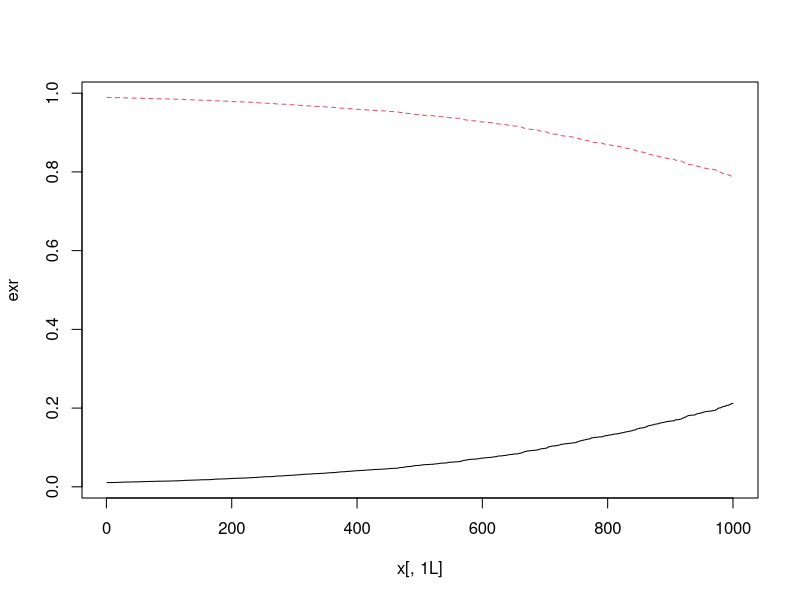
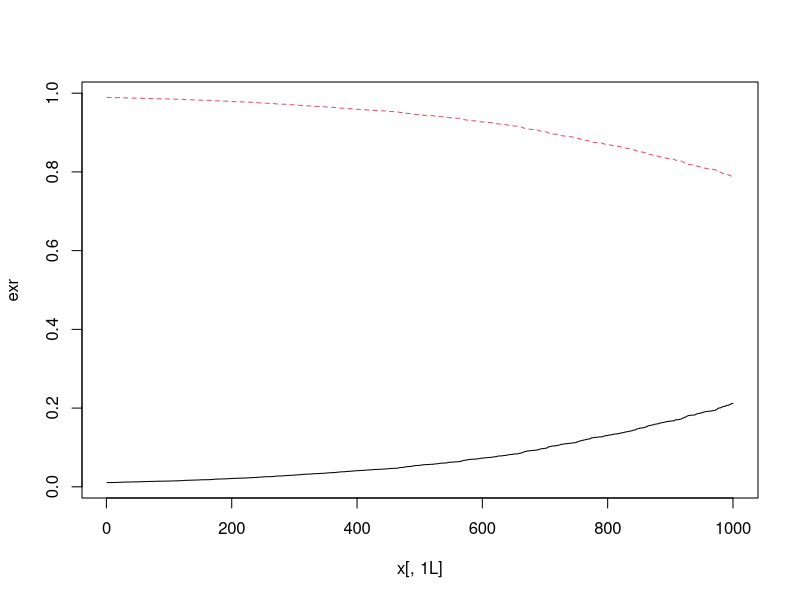
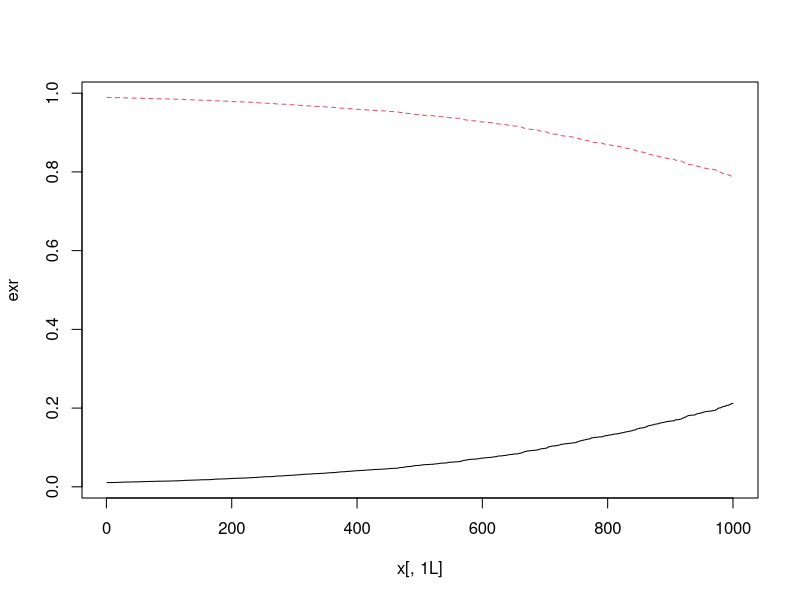
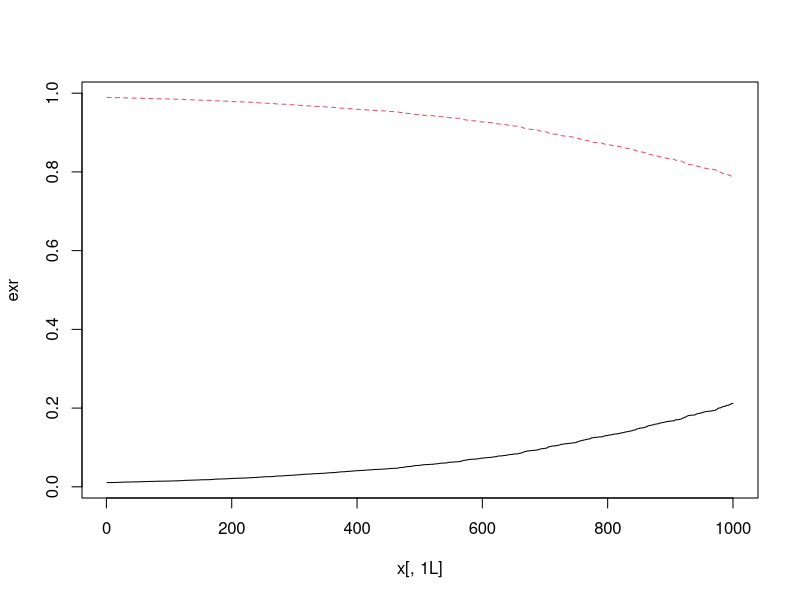
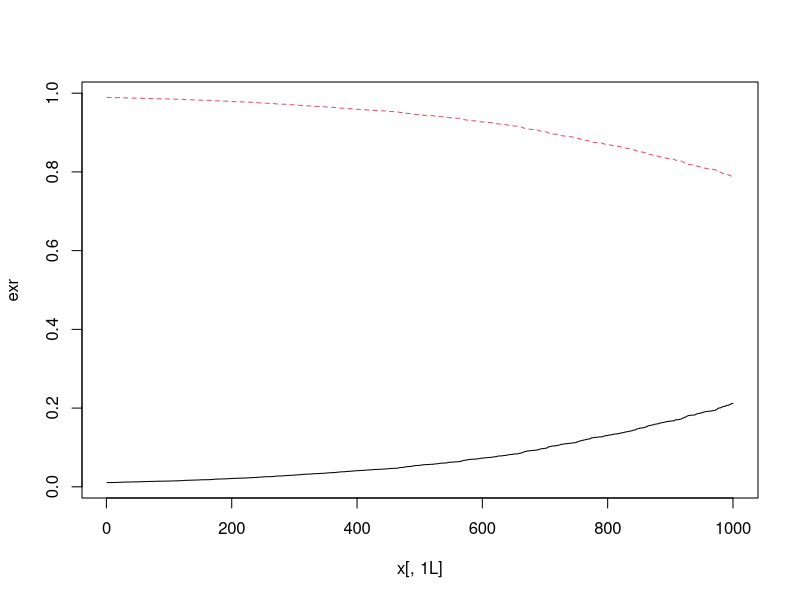
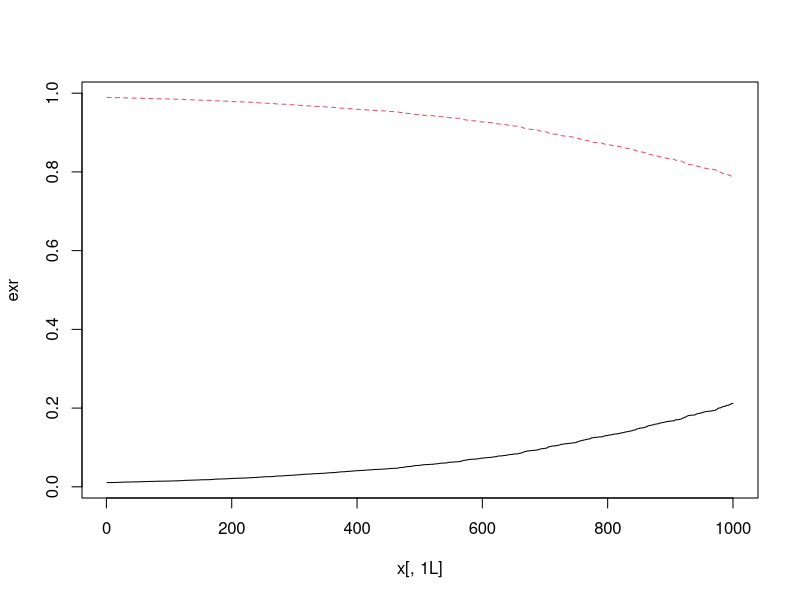
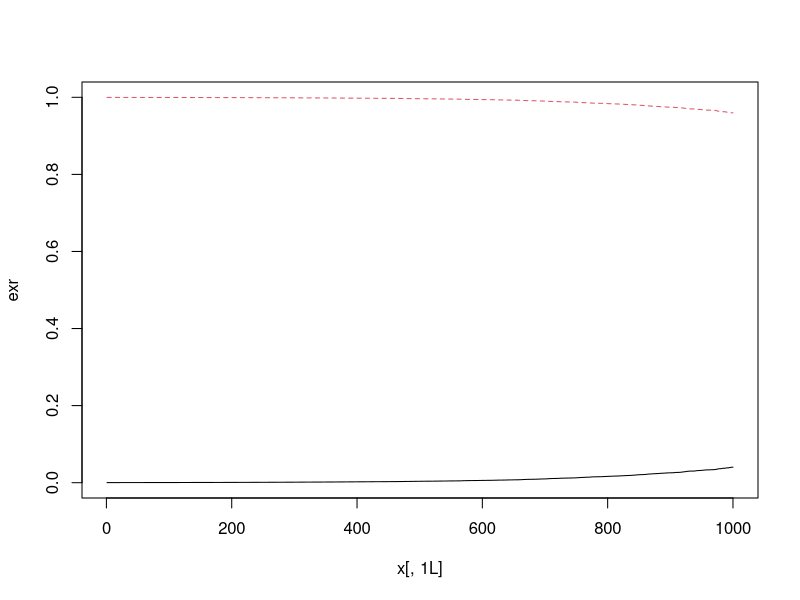
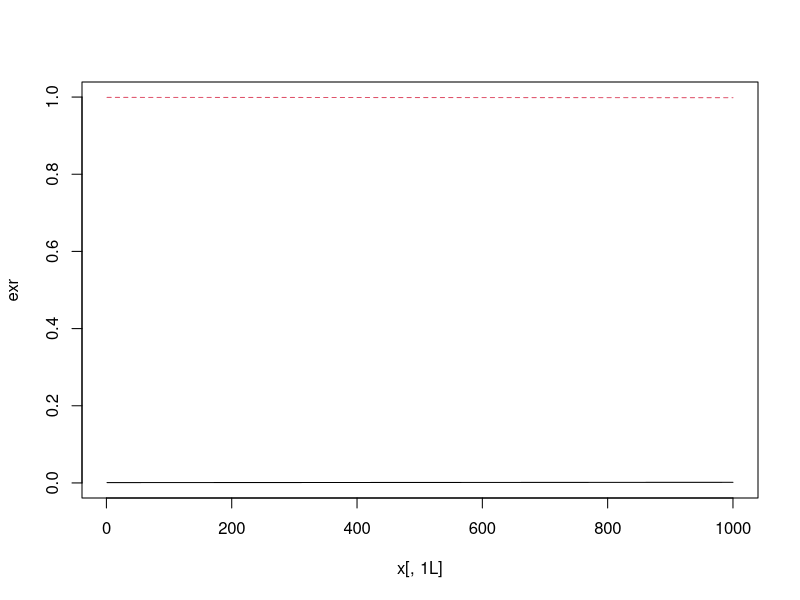

R code for these plots, in order:
library(mvtnorm)
library(MASS)
options(error=dump.frames)

# t - registered time, no censorship, nx1
# t.l, t.u - lower and upper bounds in interval-censored data, nx1 each 
# if data is uncensored, they should be equal (but only t.l is used)
# right.censored - indicator, nx1
# interv.censored - indicator, nx1
# X covariates - nxp
# w - simulated latent times, nx1
# Z - indicator of latent component, n x J
# beta - coeffcients of AFT models, J x p
# sigma - sigma of AFT models, J x 1 
# rho - coefficients of logistic link, J x p

moaftme.sampler <- function(t.l, t.u, right.censored, int.censored, X, J, M, 
        n0, S0, b0, B0, tune) {
    n <- nrow(X)
    p <- ncol(X)

    # samples
    w.samples <- matrix(NA, nrow=M, ncol=n)
    Z.samples <- array(NA, c(M, n, J))
    sigma.samples <- matrix(nrow=M, ncol=J)
    # usar B0
    beta.samples <- array(NA, c(M, J, p))
    rho.samples <- array(NA, c(M, J, p))

    # initial sampling
    Z.samples[1,,] <- t(rmultinom(n, 1, rep(1/J, J)))
    beta.samples[1,,] <- matrix(rnorm(p*J, mean=0, sd=1), ncol=p)
    rho.samples[1,,] <- matrix(rnorm(p*J, mean=0, sd=1), ncol=p)
    # set first col to zero for identifiability
    rho.samples[1,1,] <- matrix(0, nrow=p, ncol=1)
    #sigma.samples[1,] <- matrix(1/rgamma(J, n0/2, n0*S0/2), nrow=1)
    sigma.samples[1,] <- matrix(1, nrow=1, ncol=J)
    w.samples[1,] <- matrix(0, nrow=n)

    accepts <- rep(0, J)

    alpha0 <- 1
    lambda0 <- 1
    gamma0 <- 10

    accepts <- list(beta=0,rho=0,sigma=0) 
    
    # main loop
    for (m in 2:M) {
        print(m)

        #w.samples[m,] <- sample.w(t.l, t.u, right.censored, int.censored,
        #        Z.samples[m-1,,],
        #        X,
        #        beta.samples[m-1,,],
        #        sigma.samples[m-1,])

        w.samples[m,] <- sample.w.2(t.l, t.u, right.censored, int.censored,
                X,
                beta.samples[m-1,,],
                rho.samples[m-1,,],
                sigma.samples[m-1,])

        Z.samples[m,,] <- sample.z(w.samples[m,], X,
                beta.samples[m-1,,], 
                rho.samples[m-1,,],
                sigma.samples[m-1,])
        #print (Z.samples[m,,])
        
        if (any(colSums(Z.samples[m,,])==0)) {
        }

        # sample.beta uses log of time
        #Y <- log(w.samples[m,])
        #out <- sample.beta(Y, X, Z.samples[m,,], n0, S0, b0, B0)
        #out <- sample.beta.2(Y, X, Z.samples[m,,])
        out <- sample.beta.3(w.samples[m,], X, Z.samples[m,,], 
                beta.samples[m-1,,], sigma.samples[m-1,], 
                alpha0, lambda0, tune$beta, tune$sigma) 

        accepts$beta <- accepts$beta + out$accept.beta
        accepts$sigma <- accepts$sigma + out$accept.sigma

        beta.samples[m,,] <- out$beta
        sigma.samples[m,] <- out$sigma
        
        out <- sample.rho(X, Z.samples[m,,], rho.samples[m-1,,], gamma0, tune$rho)
        rho.samples[m,,] <- out$rho

        accepts$rho <- accepts$rho + out$accept
    }

    accepts$sigma <- (accepts$sigma*100)/m
    accepts$beta <- (accepts$beta*100)/m
    accepts$rho <- (accepts$rho*100)/m

    list(w.samples=w.samples,Z.samples=Z.samples,sigma.samples=sigma.samples,
            beta.samples=beta.samples,rho.samples=rho.samples,accepts=accepts)
}

# return .w, 1xp matrix of pseudo-observations
sample.w <- function(t.l, t.u, right.censored, int.censored, Z, X,
        .beta, .sigma) {
    # convert from 0,1 to T,F
    Z <- (Z == 1)
    # by default (no censorship) .w[i] = t.l
    .w <- t.l
    for (i in 1:nrow(t.l)) {
        xtb <- crossprod(X[i,], .beta[Z[i,],])
        s <- .sigma[Z[i,]]
        if (int.censored[i]==1) {
            FlFu <- plnorm(c(t.l[i], t.u[i]), xtb, s)
            # handle case when Fl and Fu ~ 1
            if (FlFu[1] > (1-1e-6)) {
                .w[i] <- runif(1, t.l[i], t.u[i])
            } else {
                .w[i] <- qlnorm(runif(1, FlFu[1], FlFu[2]), xtb, s)
            }
        } else if (right.censored[i]==1) {
            Fl <- plnorm(t.l[i], xtb, s)
            .w[i] <- qlnorm(runif(1, Fl, 1 ), xtb, s)
            .w[i] <- ifelse(is.infinite(.w[i]), t.l[i], .w[i])
        }
        #print(.w[i])
        if (is.infinite(.w[i])) {
            print('Infinite')
        }
        if (is.nan(.w[i])) {
            print('nan')
        }
        if (is.infinite(.w[i]) || is.nan(.w[i])) {
            print(.beta[Z[i,],])
            print(s)
            print(xtb)
            print(sprintf("i=%d, Fl=%f, Fu=%f, rc=%d", i, plnorm(t.l[i], xtb, s), plnorm(t.u[i], xtb, s), right.censored[i]))
        }
 
    }
    .w
}

dF.i <- function(t.i, x.i, .beta, .rho, .sigma) {
    .p <- exp(tcrossprod(x.i, .rho))
    .p <- .p/repmat(rowSums(.p), 1, ncol(.p))
    tcrossprod(.p,plnorm(t.i, tcrossprod(x.i,.beta) ,.sigma))
}

sample.w.2 <- function(t.l, t.u, right.censored, int.censored, X,
        .beta, .rho, .sigma) {
    # by default (no censorship) .w[i] = t.l
    .w <- t.l
    for (i in 1:nrow(t.l)) {
        if (int.censored[i]==1) {
            Fl <- dF.i(t.l[i], X[i,], .beta, .rho, .sigma)
            Fu <- dF.i(t.u[i], X[i,], .beta, .rho, .sigma)
            Fw <- runif(1, Fl, Fu) 
            if (Fl[1] > (1-1e-6)) {
                .w[i] <- runif(1, t.l[i], t.u[i])
                next
            }
            f.tmp <- function(w) {
                Fw-dF.i(w, X[i,], .beta, .rho, .sigma)
            }

            #t. <- seq(0, 13, length.out=1000) 
            #.p <- exp(tcrossprod(X[i,], .rho))
            #.p <- .p/repmat(rowSums(.p), 1, ncol(.p))
            #F1 <- .p[1]*plnorm(t., crossprod(X[i,],.beta[1,]) ,.sigma[1])
            #F2 <- .p[2]*plnorm(t., crossprod(X[i,],.beta[2,]) ,.sigma[2])
            #Ft. <- apply(as.matrix(t.), 1,function(w) {dF.i(w, X[i,], .beta, .rho, .sigma)})
            #matplot(t., cbind(F1, F2, Ft.), type='l')

            .w[i] <- uniroot(f.tmp, lower=t.l[i], upper=t.u[i])$root
        } else if (right.censored[i]==1) {
            Fl <- dF.i(t.l[i], X[i,], .beta, .rho, .sigma)
            Fw <- runif(1, Fl, 1)
            f.tmp <- function(w) {
                Fw-dF.i(w, X[i,], .beta, .rho, .sigma)
            }

            #t. <- seq(0, 13, length.out=1000) 
            #.p <- exp(tcrossprod(X[i,], .rho))
            #.p <- .p/repmat(rowSums(.p), 1, ncol(.p))
            #F1 <- .p[1]*plnorm(t., crossprod(X[i,],.beta[1,]) ,.sigma[1])
            #F2 <- .p[2]*plnorm(t., crossprod(X[i,],.beta[2,]) ,.sigma[2])
            #Ft. <- apply(as.matrix(t.), 1,function(w) {dF.i(w, X[i,], .beta, .rho, .sigma)})
            #matplot(t., cbind(F1, F2, Ft.), type='l')
            print(sprintf("%f %f %f %f ",Fl, Fw, f.tmp(t.l[i]), f.tmp(999)))

            .w[i] <- try(uniroot(f.tmp, lower=t.l[i], upper=1e5)$root, TRUE)
            if (class(.w[i])=="character") {
                .w[i] <- t.l[i]
            }
            #.w[i] <- uniroot(f.tmp, lower=t.l[i], upper=1e5)$root
            .w[i] <- ifelse(is.infinite(.w[i]), t.l[i], .w[i])
        }
    }
    .w
}

# return nxJ matrix Z where Z[i,j]=1 indicates obs. i comes from component j
sample.z <- function(w, X, .beta, .rho, .sigma) {
    # .p: nxj matrix where .p(i,j) = p(x.i, rho.j)
    xtr <- tcrossprod(X, .rho)
    # logs to (try to) avoid overflow
    .p <- exp(xtr - repmat(log(rowSums(exp(xtr))), 1, nrow(.rho)))

    # .f: nxj matrix where .f(i,j) = .f_j(x.i, .beta.j) 
    .f <- dlnorm(repmat(w, 1, ncol(.p)), tcrossprod(X,.beta), repmat(matrix(.sigma,nrow=1), nrow(X), 1))
    # h: nxj matrix where

    #hist(w, 20)
    #print(w)
    #print (.f)

    h <- matrix(1, nrow=nrow(.p), ncol=ncol(.p))
    for (j in 1:ncol(.p)) {
        for (j2 in 1:ncol(.p)) {
            if (j2 != j) {
                h[,j] <- h[,j] + (.p[,j2]*.f[,j2])/(.p[,j]*.f[,j])
            }
        }
    }
    h <- 1/h

    #h <- .f * .p

    if (any(is.nan(h))) {
        #print("nan")
        #print(xtr)
        ##print(rowSums(exp(xtr)))
        #print(.p)
        #print(.f)
    }

    Z <- matrix(nrow=nrow(X), ncol=nrow(.beta))
    for (i in 1:nrow(X)) {
        Z[i,] <- rmultinom(1, 1, h[i,])
    }
    Z
}

# Y: log(w)
# z: column of memberships for jth component
sample.beta <- function(Y,X,Z,n0,S0,b0,B0) {

    #J x p
    out.beta <- matrix(NA, nrow=ncol(Z), ncol=ncol(X))
    #1 x J
    out.sigma <- matrix(NA, nrow=1, ncol=ncol(Z))
    for (j in 1:nrow(out.beta)) {
        #out <- sample.beta.j(Y, X, Z.samples[m,,j], sigma.samples[m-1,j]^2, n0, S0, b0, B0)  
        #sigma.samples[m,j] <- sqrt(out$sig2j)
        #beta.samples[m,j,] <- t(out$beta.j)
        X.s<- matrix(X[Z[,j]==1,],nrow=sum(Z[,j]) ,ncol=ncol(X))
        Y.s<- Y[Z[,j]==1]
        .n <-nrow(X.s)
        p <- ncol(X.s)
        b0<-matrix(0,ncol(X.s),1)
        B0<-1000*diag(ncol(X.s))
        B1<- ginv(ginv(B0) + t(X.s) %*% X.s)
        b1<-B1%*%(ginv(B0)%*%b0 + t(X.s)%*%Y.s)
        beta.h<- ginv(t(X.s)%*% X.s ) %*% t(X.s) %*% Y.s
        n1<-n0 + .n
        #beta.j<- t(rmvt(1,B1,n1)) + b1
        beta.j<- t(rmvt(1,B1,n1)) + b1
        S2 <- t(Y.s)%*% ( diag(.n) - X.s%*%ginv(t(X.s)%*% X.s)%*%t(X.s) )%*% Y.s / (.n - ncol(X.s))
        n1S1<-n0*S0 + (.n-p)*S2[1,1] + t(beta.h - b0)%*% ginv( B0 + ginv(t(X.s)%*%X.s) ) %*% (beta.h -b0)
        out.sigma[j] <- sqrt(1/ rgamma(1,n1/2,n1S1/2))
        out.beta[j,] <- beta.j 
        #while (is.nan(sigma.j))  {
        #    sigma.j <- 1/ rgamma(1,n1/2,n1S1/2)
        #}
    }
    list(beta=out.beta,sigma=out.sigma)
}

sample.beta.2 <- function(Y, X, Z) {
    #J x p
    out.beta <- matrix(NA, nrow=ncol(Z), ncol=ncol(X))
    #1 x J
    out.sigma <- matrix(NA, nrow=1, ncol=ncol(Z))

    # 0,1 -> T,F for indexing
    Z <- (Z==1)
    for (j in 1:nrow(out.beta)) {
        X.s <- X[Z[,j],]
        Y.s <- matrix(Y[Z[,j]],ncol=1)
        fit = lm(Y.s ~ 0 + X.s)
        .beta.hat <- matrix(fit$coef, c(1, fit$rank))
        s2 <- sum(fit$residuals^2)/fit$df.residual
        shape <- fit$df.residual/2
        rate <- fit$df.residual/2 * s2
        vbeta <- vcov(fit)/s2
        out.sigma[j] <- sqrt(1/rgamma(1, shape=shape, rate=rate))
        print(.beta.hat)
        print(vbeta)
        .beta <- mvrnorm(1, rep(0, ncol(.beta.hat)), vbeta) 
        out.beta[j,] <- .beta.hat + .beta * out.sigma[j]
    }
    #log.post <- function(.beta) {
    #    P1 <- X %*% solve(t(X.s) %*% X) %*% t(X)
    #    -(p+1)/2 * log(n+1) - n/2 * log(t(y) %*% y -n/(n+1) * t(y) %*% P1 %*% y - 1/(n+1) * t(.beta) %*% t(X) %*% P1 %*% X %*% .beta)
    #}
    list(beta=out.beta, sigma=out.sigma)
}

sample.beta.3 <- function(w, X, Z, .beta, .sigma, 
        alpha0, lambda0, tune.beta, tune.sigma) {

    n <- nrow(X)
    p <- ncol(X)
    J <- ncol(Z)

    #out.beta <- matrix(NA, nrow=J, ncol=p)
    #out.sigma <- matrix(NA, nrow=1, ncol=J)
    cand.beta <- .beta
    cand.sigma <- .sigma

    sumlogw <- t(as.matrix(rep(sum(log(w)), J)))

    log.post <- function(w.s, X.s, .b, .t) {
        # s: log posteriors of a beta matrix (J rows) and sigma vector (J)
        # as a vector of length J
        s <- ((alpha0 + n)/2 - 1)*log(.t)
        s <- s + (-.t/2) * colSums((tcrossprod(X, .b) - repmat(log(w), 1, J))^2)
        s <- s + t(as.matrix(diag(crossprod(.b)))) + lambda0
        s <- s - sumlogw
        sum(s)
    }

    Z <- (Z==1)
    accept.beta <- 0
    for (j in 1:J) {
        if (!any(Z[,j])) {
            next
        }
        w.s <- X[Z[,j],]
        X.s <- matrix(w[Z[,j]],ncol=1)
        .tau <- 1/.sigma
        cand.beta[j,] <- rmvnorm(1, .beta[j,], diag(p)*tune.beta)
        # vector of ratios, 1xJ
        ratio <- exp(log.post(w.s, X.s, cand.beta, .tau) - log.post(w.s, X.s, .beta, .tau)) 
        if (runif(1) < ratio) {
            # incorporate change in current beta
            .beta[j,] <- cand.beta[j,]
            accept.beta <- accept.beta + 1
        } else {
            # revert change
            cand.beta[j,] <- .beta[j,]
        }
    }

    accept.sigma <- 0
    for (j in 1:J) {
        if (!any(Z[,j])) {
            next
        }
        w.s <- X[Z[,j],]
        X.s <- matrix(w[Z[,j]],ncol=1)
        cand.sigma[j] <- rlnorm(1, .sigma[j], tune.sigma) 
        ratio <- exp(log.post(w.s, X.s, cand.beta, 1/cand.sigma) - log.post(w.s, X.s, .beta, 1/.sigma)) 
        if (runif(1) < ratio) {
            .sigma[j] <- cand.sigma[j]
            accept.sigma <- accept.sigma + 1
        } else {
            cand.sigma[j] <- .sigma[j]
        }
    }

    list(beta=.beta,sigma=.sigma,accept.beta=accept.beta,accept.sigma=accept.sigma)
}


# .rho: rho matrix Jxp
# tune: variance of proposal distrib
#  Z: nxJ membership matrix
# returns 1
sample.rho <- function(X, Z, .rho, gamma0, tune) {
    n <- nrow(X)
    p <- ncol(X)
    J <- ncol(Z)
    # log posteriors of rows of a rho matrix
    # as a vector of length J
    log.post <- function(r) {
        # TODO flatness for log.pri as parameter
        log.pri <- dmvnorm(r, rep(0, p), gamma0*diag(p),log=TRUE)
        exr <- exp(tcrossprod(X, r))
        exr <- exr/repmat(rowSums(exr), 1, ncol(exr))
        log.lik <- colSums(log(exr))
        log.lik + log.pri
    }

    cand.rho <- matrix(0, nrow=nrow(.rho), ncol=ncol(.rho))
    # note we leave first row in 0 for identifiablity
    for (j in 2:nrow(.rho)) {
        cand.rho[j,] <- rmvnorm(1, .rho[j,], tune*diag(ncol(.rho)))
    }

    # vector of ratios, 1xJ
    ratio <- exp(log.post(cand.rho) - log.post(.rho)) 

    accept <- 0
    for (j in 2:nrow(.rho)) {
        if (runif(1) < ratio[j]) {
            accept <- accept + 1
            .rho[j,] <- cand.rho[j,] 
        } 
    }

    exr <- exp(tcrossprod(X, .rho))
    exr <- exr/repmat(rowSums(exr), 1, ncol(exr))
    matplot(y=exr, type='l')
    #matplot(t(.rho), type='l')
    list(rho=.rho,accept=accept)
}

# matlab-like
repmat <- function(a,n,m) { kronecker(matrix(1, n, m), a) }

# F(t_i | x_i, theta)
sim.data <- function(plot=FALSE) {
    n <- 1000
    X <- matrix(sort(runif(n, -2, 2)),ncol=1)
    .beta <- matrix(c(1,-1), nrow=2)
    .rho <- matrix(c(16, 8), nrow=2)
    .sigma <- matrix(c(.2, .1), nrow=1)
    .p <- 1/(1+exp(-.rho[1]*X))
    z <- rbinom(length(X), 1,  .p) 
    t0 <- exp(.beta[1]*X[z==0])*exp(rnorm(sum(z==0))*.sigma[1]) 
    t1 <- exp(.beta[2]*X[z==1])*exp(rnorm(sum(z==1))*.sigma[2]) 
    if (plot) {
        plot(X, .p, type="l", ylab="t", col="green", xlim=c(-2,2), ylim=c(0, 2))
        points(X[z==0], t0, col="blue", xlim=c(-2,2))
        points(X[z==1], t1, col="red",  xlim=c(-2,2))
        #dev.print(device=pdf,"simdata.pdf")
    }
    t.l <- matrix(c(t0, t1),ncol=1)
    t.u <- t.l
    right.censored <- rep(0, n)
    int.censored <- rep(0,n)
    list(t.l=t.l,t.u=t.u,
            right.censored=right.censored,
            int.censored=int.censored,
            z=z,
            beta=.beta,
            rho=.rho,
            sigma=.sigma,
            X=X)
}

test.sample.z <- function() {
    d <- sim.data() 
    # use uncensored data
    w <- d$t.l
    z <- sample.z(w, d$X, d$beta, d$rho, d$sigma)
    print(d$z)
    print(z)
}

test.sample.w <- function() {
    n <- 40
    X <- matrix(0.1, nrow=n)
    x.i <- X[1,]
    .beta <- matrix(c(1), nrow=1)
    .sigma <- matrix(c(.2), nrow=1)

    t. <- seq(0, 2, 0.001) 
    Z <- matrix(1,nrow=nrow(X))

    # all int censored
    rc <- rep(0, length(t.))
    ic <- rep(1, length(t.))

    l <- 1.0
    u <- 1.4
    t.l <- matrix(rep(l, nrow(X)), ncol=1)
    t.u <- matrix(rep(u, nrow(X)), ncol=1)
    w <- sample.w(t.l, t.u, rc, ic, Z, X, .beta, .sigma) 

    xtb <- x.i*.beta
    sdlog <- .sigma
    F. <- plnorm(t., xtb, sdlog)
    f. <- dlnorm(t., xtb, sdlog)

    plot(t., F., type='l', col="red", xlim=c(0, max(t.)))
    lines(t., f./2, col="black", lty=4)
    lines(c(l, l), c(0, 10), col="gray")
    lines(c(u, u), c(0, 10), col="gray")
    Fl <- plnorm(l, xtb, sdlog)
    Fu <- plnorm(u, xtb, sdlog)
    Fw <- plnorm(w, xtb, sdlog)
    lines(c(0, max(t.)), c(Fl, Fl), col="green")
    lines(c(0, max(t.)), c(Fu, Fu), col="blue")
    points(w, rep(0, length(w)), pch='|')
    points(rep(0, length(Fw)), Fw, pch='-')
    #dev.print(device=pdf,"samplew.pdf")
}

test.sample.beta.j <- function() {
    z<-sample(c(0,1),size=1000,prob=c(0.4, 0.6) ,replace=T)
    X<-cbind(1,rnorm(1000))
    b<-matrix(c(2,5),2,1)
    Y<-X %*% b + rnorm(1000)

    sample.beta.j(Y,X,z,sig2j=3,n0=1,S0=2,b0=matrix(0,2,1),B0=100*diag(2))
}

test.sample.rho <- function() {
    d <- sim.data() 
    # use uncensored data
    w <- d$t.l
    tune <- 1
    Z <- sample.z(w, d$X, d$beta, d$rho, d$sigma)
    .rho <- matrix(c(2, 3), ncol=1) 
    for (i in 1:100) {
        out <- sample.rho(d$X, Z, .rho, tune)
        .rho <- out$rho
        #print(out$accept)
        #print(.rho)
    }
}

test.sampler.1 <- function() {
    n0 <- 1
    S0 <- diag(100)
    b0 <- 1
    B0 <- 1
    tune <- list(sigma=0.005, beta=0.005, rho=5)
    M <- 1000
    J <- 2

    sim <- sim.data()
    X <- cbind(rep(1,nrow(sim$X)), sim$X)

    rc <- sim$right.censored
    ic <- sim$int.censored

    out <- moaftme.sampler(sim$t.l, sim$t.u, rc, ic, X, J, M, 
        n0=1, S0=2, b0=matrix(0,2,1), B0=100*diag(2), tune)

    #out <- moaftme.MCEM(sim$t.l, sim$t.u, rc, ic, X, J, M)
    out
}

test.sampler.2 <- function() {
    n0 <- 1
    S0 <- diag(100)
    b0 <- 1
    B0 <- 1
    tune <- list(sigma=1, beta=1, rho=50)
    M <- 3000
    J <- 2

    d <- read.table('flourbeetle.txt', header=TRUE)

    X <- model.matrix(~ X1, d)

    rc <- d$rc
    ic <- d$ic
    t.l <- matrix(d$t.l,ncol=1)
    t.u <- matrix(d$t.u,ncol=1)

    #out <- moaftme.sampler(t.l, t.u, rc, ic, X, J, M, 
    #    n0=1, S0=2, b0=matrix(0,2,1), B0=100*diag(2), tune)
    out <- moaftme.MCEM(t.l, t.u, rc, ic, X, J, M)
    out
}

moaftme.MCEM <- function(t.l, t.u, right.censored, int.censored, X, J, M) {

    n <- nrow(X)
    p <- ncol(X)
    .rho.t <- rnorm(p*(J-1))
    .beta.t <- rnorm(p*J)
    .sigma.t <- rep(1, J)
    .theta.t <- c(.rho.t, .beta.t, .sigma.t)
    M <- 4
    max.itr <- 10
    for (i in 1:max.itr) {
        #browser()
        .rho.t <- matrix(c(rep(0, p),.theta.t[1:((J-1)*p)]), nrow=J, byrow=TRUE)
        .beta.t <- matrix(.theta.t[((J-1)*p+1):((2*J-1)*p)], nrow=J, byrow=TRUE)
        .sigma.t <- matrix(.theta.t[((2*J-1)*p+1):((2*J-1)*p+J)], nrow=1, byrow=TRUE)
        Q <- function(theta) {
            .rho <- matrix(c(rep(0, p),theta[1:((J-1)*p)]), nrow=J, byrow=TRUE)
            .beta <- matrix(theta[((J-1)*p+1):((2*J-1)*p)], nrow=J, byrow=TRUE)
            .sigma <- matrix(theta[((2*J-1)*p+1):((2*J-1)*p+J)], nrow=1, byrow=TRUE)

            xtr.t <- tcrossprod(X, .rho.t)
            xtr <- tcrossprod(X, .rho)
            .p.t <- exp(xtr.t - repmat(log(rowSums(exp(xtr.t))), 1, nrow(.rho.t)))
            log.p <- xtr - repmat(log(rowSums(exp(xtr))), 1, nrow(.rho))

            res <- 0
            for (m in 1:M) {
                w <- sample.w.2(t.l, t.u, right.censored, int.censored, X,
                .beta, .rho, .sigma)
                .f.t <- dlnorm(repmat(w, 1, ncol(.p.t)), tcrossprod(X,.beta.t), repmat(matrix(.sigma.t,nrow=1), nrow(X), 1))
                .h.t <- (.p.t * .f.t)/repmat(rowSums(.p.t * .f.t), 1, ncol(.p.t))

                log.f <- dlnorm(repmat(w, 1, ncol(log.p)), tcrossprod(X,.beta), repmat(matrix(.sigma,nrow=1), nrow(X), 1), log=TRUE)
                res <- res + sum(.h.t * (log.p + log.f))
            }
            -res
        }
        out <- nlminb(.theta.t, Q, lower=c(rep(-Inf, (2*J-1)*p), rep(1e-6, J)))
        .theta.t <- out$estimate
        print (.theta.t)
    }
    out
}

#test.sample.beta.j()
#test.sampler.1()
#out <- test.sampler.2()

if (FALSE) {
    ts.plot(out$beta[,1,1])
    plot(density(out$beta[,1,1]))
    ts.plot(out$beta[,1,2])
    ts.plot(out$beta[,2,1])
    ts.plot(out$beta[,2,2])
    ts.plot(out$sigma[,1])
    plot(density(out$sigma[,1]))
    ts.plot(out$sigma[,1])
    ts.plot(out$sigma[,2])
    ts.plot(out$rho[,2,1])
    ts.plot(out$rho[,3,1])
    matplot(cbind(out$beta[,1,1], 10*out$sigma[,1]), type='l')
    matplot(out$beta[,1,1:2], type='l')
    matplot(out$rho[,1,1:2], type='l')
    matplot(out$rho[,2,1:2], type='l')
}

#test.sample.rho()
#test.sample.w()
#test.sample.z()
#sim.data(TRUE)
#package.skeleton(name="moaftme", namespace=TRUE)
out <- test.sampler.1()
#out <- test.sampler.2()
